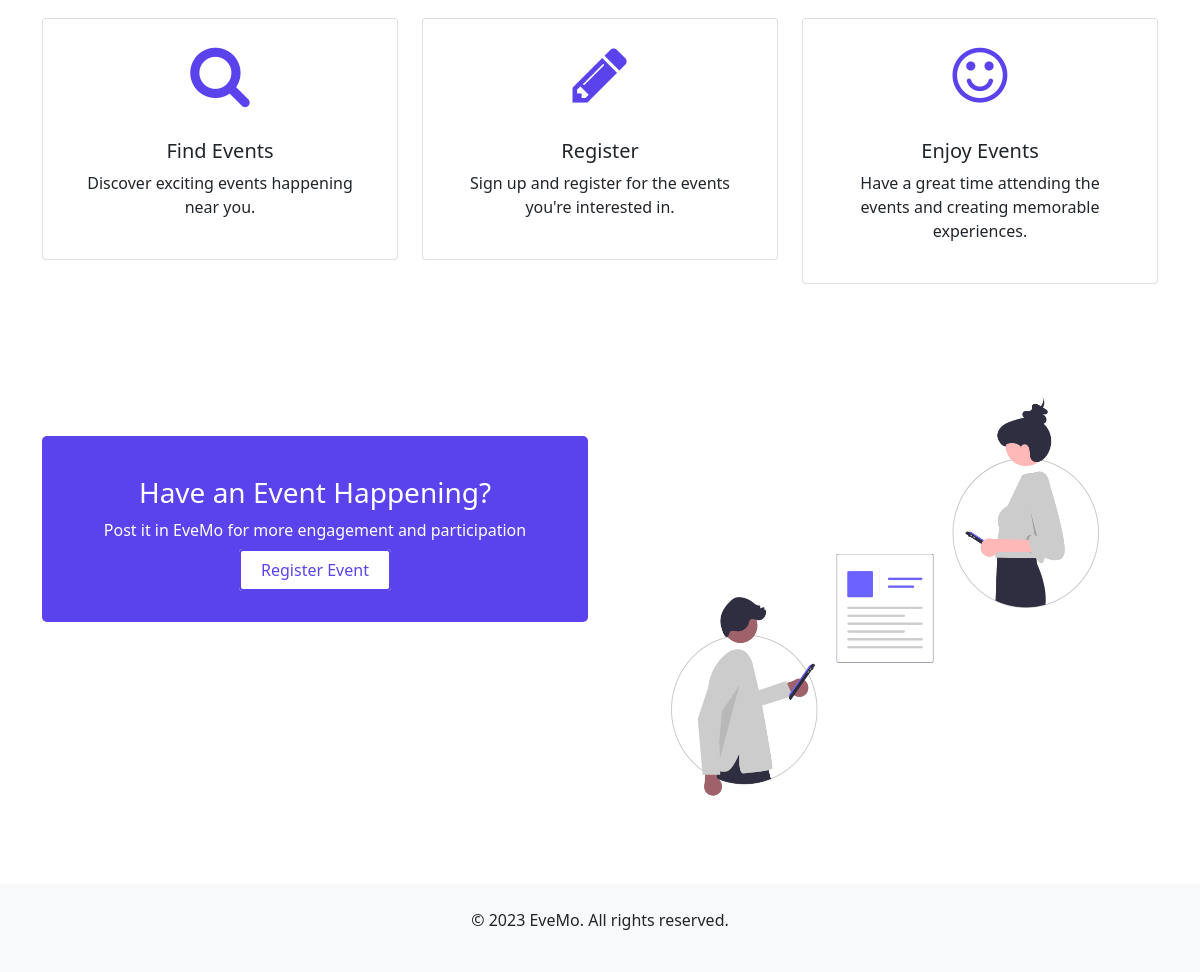
Before: / (lower part) with the older database file.
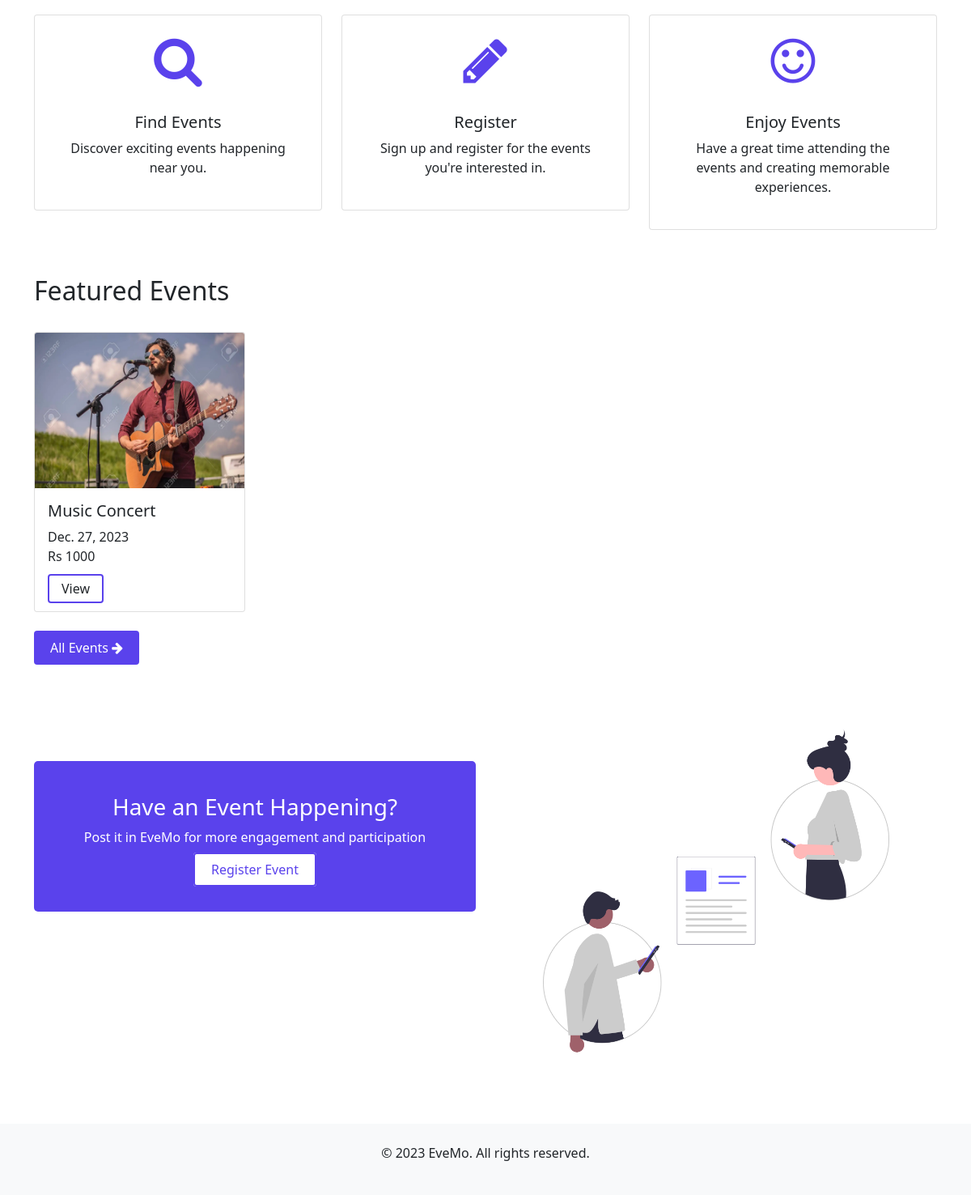
After: the same page with the newer database file.
### events/models.py (models this page shows, shortened)
class Event(models.Model):
    name = models.CharField(max_length=250)
    location = models.CharField(max_length=250,blank=True,null=True)
    date = models.DateField()
    time = models.TimeField()
    phone_number = models.CharField(max_length=10)
    price = models.PositiveIntegerField(default=0)
    organizer = models.CharField(max_length=250)
    cover = models.ImageField(upload_to='events/')
    description = models.TextField()
    featured = models.BooleanField(default=False)
    user = models.ForeignKey(User,related_name='events',on_delete=models.CASCADE)
    approved = models.BooleanField(default=False)
    timestamp = models.DateTimeField(auto_now_add=True)
    class Meta:
        ordering = ['-id',]
    @property
    def get_absolute_url(self):
        return reverse('event-detail',args=[self.pk])

### core/views.py (the view)
# urls.py: path('',home_view,name='home'),
def home_view(request):
    featured_events = Event.objects.filter(featured=True,approved=True)[:4]
    context = {'events':featured_events}
    return render(request,'core/home.html',context=context)

### templates/core/home.html (shortened to what this page needs)
{% extends 'base.html' %}
{% load static %}
{% block content %}
  <div class="container">
    <div class="row mt-4">
      <div class="col-lg-4 col-md-6 mb-4">
        <div class="card text-center  how-card">
          <div class="">
            <i class="fa fa-search fa-4x"></i>
          </div>
          <div class="card-body">
            <h5 class="card-title">Find Events</h5>
            <p class="card-text">Discover exciting events happening near you.</p>
          </div>
        </div>
      </div>
      <div class="col-lg-4 col-md-6 mb-4">
        <div class="card text-center how-card">
          <div>
            <i class="fa fa-pencil fa-4x"></i>
          </div>
          <div class="card-body">
            <h5 class="card-title">Register</h5>
            <p class="card-text">Sign up and register for the events you're interested in.</p>
          </div>
        </div>
      </div>
      <div class="col-lg-4 col-md-6 mb-4">
        <div class="card text-center  how-card">
          <div class="">
            <i class="fa fa-smile-o fa-4x"></i>
          </div>
          <div class="card-body">
            <h5 class="card-title">Enjoy Events</h5>
            <p class="card-text">Have a great time attending the events and creating memorable experiences.</p>
          </div>
        </div>
      </div>
    </div>
</div>
{% if events %}
  <div class="container">
    <h2 style="margin:1em 0;">Featured Events</h2>
    <div class="row mt-3">
      {% for event in events %}
        <div class="col-md-3">
            <div class="card">
                <img src="{{event.cover.url}}" class="card-img-top" alt="Event Name">
                <div class="card-body">
                  <a href="{{event.get_absolute_url}}"><h5 class="card-title">{{event.name}}</h5></a>
                  <p class="card-text">{{event.date}} <br> {%if event.price != 0%} Rs {{event.price}} {%else%} Free {%endif%} </p>
                  <a href="{{event.get_absolute_url}}" class="secondary">View</a>
                </div>
              </div>
        </div>
        {% endfor %}
    </div>
    <div style="margin-top: 2em;">
        <a href="{% url 'events-list' %}" class="primary" style="text-decoration: none;">All Events <i class="fa fa-arrow-right"></i></a>
    </div>
</div>
{% endif %}
<div class="container box-lg">
    <div class="row">
        <div class="col-md-6" style="margin-top: 5em;">
            <div class="banner">
                <h3>Have an Event Happening?</h3>
                <p>Post it in EveMo for more engagement and participation</p>
                <a href="{% url 'create-event' %}" class="white-btn">Register Event</a>
              </div>
        </div>
        <div class="col-md-6">
            <img src="{% static 'post.png' %}" alt="" style="width: 100%;height: 30em;">
        </div>
    </div>
  </div>
{% endblock content %}

### templates/base.html (shortened to what this page needs)
{% load static %}
<!DOCTYPE html>
<html lang="en">
<head>
  <link rel="stylesheet" href="https://cdn.jsdelivr.net/npm/bootstrap@5.0.0/dist/css/bootstrap.min.css">
  <link rel="stylesheet" href="https://cdnjs.cloudflare.com/ajax/libs/font-awesome/4.7.0/css/font-awesome.min.css">
  <link rel="stylesheet" href="{% static 'style.css' %}">
</head>
<body>
  {% block content %}
  {% endblock content %}
  <footer class="bg-light text-center">
    <div class="container p-4">
      <p>&copy; 2023 EveMo. All rights reserved.</p>
    </div>
  </footer>
</body>
</html>

### staticfiles/style.css (style rules this page uses)
.primary { background-color: #5a42ec; color: white; padding: 10px 20px; border: none; border-radius: 4px; }
.secondary { background-color: transparent; color: #5a42ec; border: 2px solid #5a42ec; padding: 5px 15px; border-radius: 4px; text-decoration: none; }
.card a { text-decoration: none; color: inherit; }
.box-lg { margin: 3em auto; }
.how-card { padding: 1em; }
.how-card i { color: #5a42ec; }
.how-card div { margin: 0.5em 0; }
.banner { background-color: #5a42ec; color: white; text-align: center; padding: 40px 20px; border-radius: 5px; }
.white-btn { background-color: white; color: #5a42ec; padding: 8px 20px; border: 2px solid #5a42ec; border-radius: 4px; text-decoration: none; transition: background-color 0.3s ease, color 0.3s ease; }
.card-img-top { height: 12rem !important; }

Changed rows visible on the page:
now on this page (row edited): Event: cover (picture), name "Music Concert", date "Dec. 27, 2023", price "1000"
Other visible differences:
text now shown: "Featured Events All Events"
